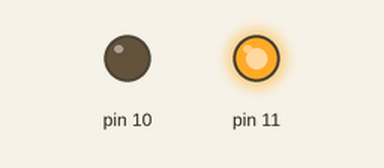
Simulated run of this sketch. Board: Arduino Uno, built with avr-gcc and run on an emulated ATmega328P. Shown: output pins drawn as LEDs (lit = HIGH).

Above: at 1.0 s.
At 3.0 s:
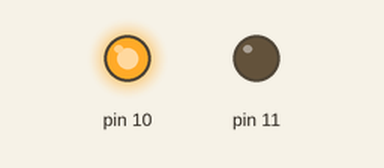
At 5.0 s:
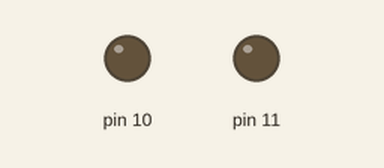
At 7.0 s:
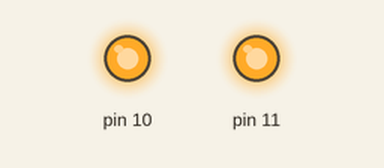
Timing chart, 0 to 10.4 s (numbered marks = the images above):
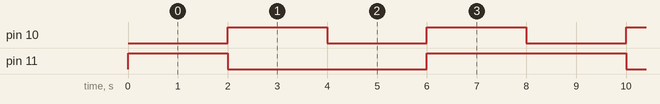

The sketch:

fita_led_adpt1.ino
```cpp
// C++ code
//
void setup()
{
  pinMode(11, OUTPUT);
  pinMode(10, OUTPUT);
}

void loop()
{
  digitalWrite(11, HIGH);
  delay(2000); // Wait for 2000 millisecond(s)
  digitalWrite(11, LOW);
  digitalWrite(10, HIGH);
  delay(2000); // Wait for 2000 millisecond(s)
  digitalWrite(10, LOW);
  digitalWrite(11, HIGH);
  digitalWrite(11, LOW);
  delay(2000); // Wait for 2000 millisecond(s)
  digitalWrite(10, HIGH);
  digitalWrite(11, HIGH);
  delay(2000); // Wait for 2000 millisecond(s)
  digitalWrite(10, LOW);
  digitalWrite(11, LOW);
}
```

Measured:
- by itself, pin 10: alternates HIGH for 2.0 s and LOW for 2.0 s
- by itself, pin 11: repeats every 8.0 s: LOW 4.0 s, HIGH 4.0 s
- by itself, everything shown: repeats every 8.0 s, in 5 steps
